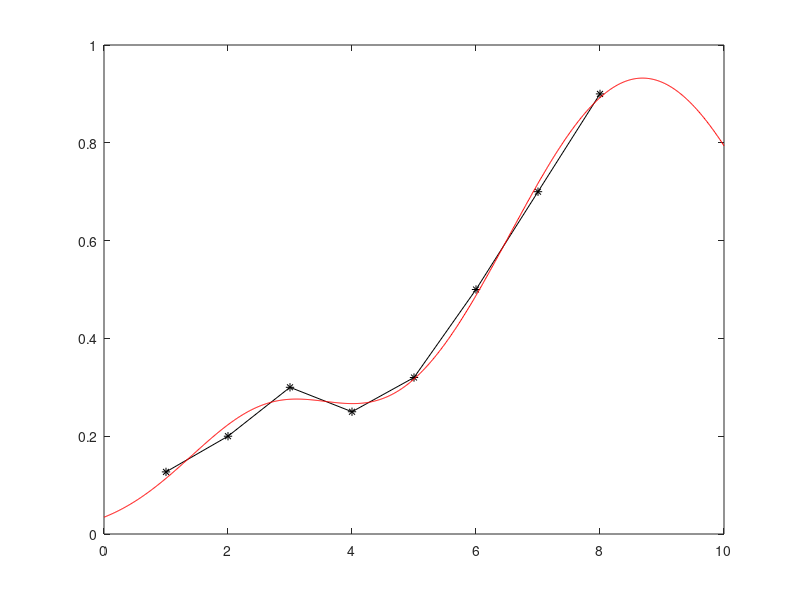

This figure's MATLAB source:
%%%%% TP 2 OPTIMISATION NUMERIQUE %%%%%

clear all;
%close all;
figure

%% Exo 1 : Methode de Levenberg-Marquardt et Gauss-Newton.

x = [1:8]';
y = [0.127 0.2 0.3 0.25 0.32 0.5 0.7 0.9]';

epsilon = 10e-6;
mu = 1;

K = 2;
m = length(x);

beta = [1 1 1 1 3 6]';

f = @(x,beta) sum((ones(length(x),1)*beta(1:K)').*exp(-1/2*((x*ones(1,K)-(ones(length(x),1)*beta(2*K+1:3*K)')).^2)./(ones(length(x),1)*(beta(K+1:2*K)').^2)),2);

r = @(x,beta) y - f(x,beta);

expo = @(x,beta) [exp(-1/2*(x-beta(2*K+1)).^2/(beta(K+1)^2)) exp(-1/2*(x-beta(3*K)).^2/(beta(2*K)^2))];

%ex = expo(x,beta);

gradr = @(x,beta,ex) -[ ex(:,1) ex(:,2) beta(1)*(x-beta(2*K+1)).^2/(beta(K+1)^3).*ex(:,1) beta(K)*(x-beta(3*K)).^2/(beta(2*K)^3).*ex(:,2) beta(1)*(x-beta(2*K+1))/(beta(K+1)^2).*ex(:,1) beta(K)*(x-beta(3*K))/(beta(2*K)^2).*ex(:,2)]';

gradJ = 1;
%gradJ = @(x,beta,ex) gradr(x,beta,ex)*r(x,beta) + mu*beta;

i = 1;

while (norm(gradJ)>10^(-3)) && (i<1000)
    
    rk=(y-f(x,beta));%calcul du résidu
    gradrk=gradr(x,beta,expo(x,beta));%de son gradient
    A=gradrk*gradrk';%calcul de A pour en déduire muk
    %muk=10^(-4)*eigs(A,1);
    muk = epsilon*trace(A);
    
    gradJk=gradrk*rk+muk*beta;%calcul du gradient de J en betak (à la k-ième itération)
    Sk=gradrk*gradrk'+muk*eye(6);
    
    dk=-Sk\gradJk;%direction de descente choisie.
    rhok=0.02;
    beta=beta+rhok*dk;%on en déduit beta(k+1)
    i=i+1;
    
%     %ex = expo(x,beta);
%     aux = gradr(x,beta,expo(x,beta))*gradr(x,beta,expo(x,beta))';
%     %mu = epsilon*trace(aux);
%     mu = 10^-4*eigs(aux,1);
%     Sk =  gradr(x,beta,expo(x,beta))*gradr(x,beta,expo(x,beta))' + mu*eye(3*K);
%     
%     dk = -Sk\gradJ(x,beta,expo(x,beta));
%     rhok = 0.02;
%     beta = beta + rhok*dk;
%     i = i+1;
end

%     z1=[beta(1),beta(3),beta(5)];%alpha1,sigma1,x1
%     z2=[beta(2),beta(4),beta(6)];%alpha2,sigma2,x2
%     
%     rk=(Y-f(X,beta))';%calcul du résidu
%     gradrk=[-dalphaf(X,z1);-dalphaf(X,z2);-dsigmaf(X,z1);-dsigmaf(X,z2);-dxf(X,z1);-dxf(X,z2)];%de son gradient
%     A=gradrk*gradrk';%calcul de A pour en déduire muk
%     muk=10^(-4)*eigs(A,1);
%     
%     gradJk=gradrk*rk+muk*beta';%calcul du gradient de J en betak (à la k-ième itération)
%     Sk=gradrk*gradrk'+muk*eye(6);
%     
%     dk=-Sk\gradJk;%direction de descente choisie.
%     rhok=0.02;
%     beta=beta+rhok*dk';%on en déduit beta(k+1)
%     i=i+1;

plot(x,y,'*-k');
hold on
XX=[0:0.01:10]';
plot(XX,f(XX,beta),'r');
hold off


%% Exo 2 : Algorithmes sans gradient. Methode de Nelder et Mead

%% Exo 3 : Probleme de Lenard Jones de taille N